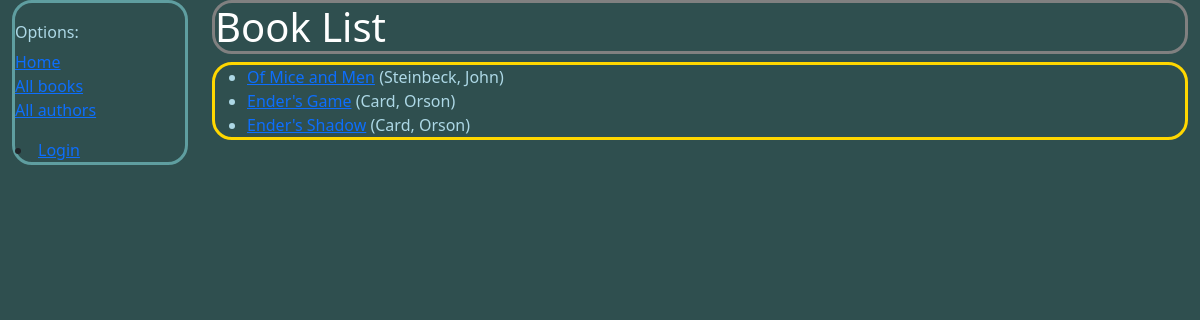
/catalog/books/, run on the app's committed database.
### catalog/models.py (models this page shows, shortened)
class Book(models.Model):
    title = models.CharField(max_length=200)
    author = models.ForeignKey('Author', on_delete=models.RESTRICT, null=True)
    language = models.ForeignKey('Language', on_delete=models.RESTRICT, null=True)
    summary = models.TextField(
        max_length=1000, help_text="Enter a brief description of the book")
    isbn = models.CharField('ISBN', max_length=13,
                            unique=True,
                            help_text='13 Character <a href="https://www.isbn-international.org/content/what-isbn'
                                      '">ISBN number</a>')
    genre = models.ManyToManyField(
        Genre, help_text="Select a genre for this book")
    def get_absolute_url(self):
        return reverse('book-detail', args=[str(self.id)])
    def display_genre(self):
        return ', '.join(genre.name for genre in self.genre.all()[:3])
    display_genre.short_description = 'Genre'

class Author(models.Model):
    first_name = models.CharField(max_length=100)
    last_name = models.CharField(max_length=100)
    date_of_birth = models.DateField(null=True, blank=True)
    date_of_death = models.DateField('Died', null=True, blank=True)
    class Meta:
        ordering = ['last_name', 'first_name']
    def __str__(self):
        return f'{self.last_name}, {self.first_name}'

### catalog/views.py (the view)
# urls.py: path('books/', views.BookListView.as_view(), name='books'),
class BookListView(generic.ListView):
    model = Book
    paginate_by = 10

### catalog/templates/catalog/book_list.html
{% extends "base_generic.html" %}
{% block content %}
  <h1>Book List</h1>
  {% if book_list %}
    <ul>
      {% for book in book_list %}
      <li>
        <a href="{{ book.get_absolute_url }}">{{ book.title }}</a>
        ({{book.author}})
      </li>
      {% endfor %}
    </ul>
  {% else %}
    <p>There are no books in the library.</p>
  {% endif %}
{% endblock %}

### catalog/static/css/styles.css (style rules this page uses)
h1 { color:white; background-color:darkslategray; border: 3px solid gray; border-radius: 20px; }
ul { color: lightblue; border: 3px solid gold; border-radius: 20px; }
body { background-color:darkslategray; }

### data on the page
Book: title "Of Mice and Men", author "Steinbeck, John"
Book: title "Ender's Game", author "Card, Orson"
Book: title "Ender's Shadow", author "Card, Orson"
